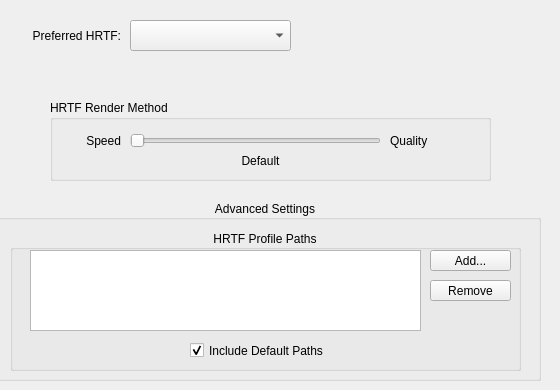
    <widget class="QWidget" name="tab_5">
     <attribute name="title">
      <string>HRTF</string>
     </attribute>
     <widget class="QGroupBox" name="groupBox_2">
      <property name="geometry">
       <rect>
        <x>-10</x>
        <y>200</y>
        <width>551</width>
        <height>181</height>
       </rect>
      </property>
      <property name="title">
       <string>Advanced Settings</string>
      </property>
      <property name="alignment">
       <set>Qt::AlignCenter</set>
      </property>
      <property name="checkable">
       <bool>false</bool>
      </property>
      <property name="checked">
       <bool>false</bool>
      </property>
      <widget class="QGroupBox" name="groupBox_6">
       <property name="geometry">
        <rect>
         <x>20</x>
         <y>30</y>
         <width>511</width>
         <height>141</height>
        </rect>
       </property>
       <property name="title">
        <string>HRTF Profile Paths</string>
       </property>
       <property name="alignment">
        <set>Qt::AlignCenter</set>
       </property>
       <widget class="QListWidget" name="hrtfFileList">
        <property name="geometry">
         <rect>
          <x>20</x>
          <y>20</y>
          <width>391</width>
          <height>81</height>
         </rect>
        </property>
        <property name="toolTip">
         <string>A list of additional paths containing HRTF data sets.</string>
        </property>
        <property name="dragDropMode">
         <enum>QAbstractItemView::InternalMove</enum>
        </property>
        <property name="alternatingRowColors">
         <bool>true</bool>
        </property>
        <property name="selectionMode">
         <enum>QAbstractItemView::ExtendedSelection</enum>
        </property>
        <property name="textElideMode">
         <enum>Qt::ElideNone</enum>
        </property>
       </widget>
       <widget class="QPushButton" name="hrtfAddButton">
        <property name="geometry">
         <rect>
          <x>420</x>
          <y>20</y>
          <width>81</width>
          <height>21</height>
         </rect>
        </property>
        <property name="text">
         <string>Add...</string>
        </property>
        <property name="icon">
         <iconset theme="list-add">
          <normaloff>.</normaloff>.</iconset>
        </property>
        <property name="flat">
         <bool>false</bool>
        </property>
       </widget>
       <widget class="QCheckBox" name="defaultHrtfPathsCheckBox">
        <property name="geometry">
         <rect>
          <x>180</x>
          <y>110</y>
          <width>151</width>
          <height>21</height>
         </rect>
        </property>
        <property name="toolTip">
         <string>Include the default system paths in addition to any
listed above.</string>
        </property>
        <property name="text">
         <string>Include Default Paths</string>
        </property>
        <property name="checked">
         <bool>true</bool>
        </property>
       </widget>
       <widget class="QPushButton" name="hrtfRemoveButton">
        <property name="geometry">
         <rect>
          <x>420</x>
          <y>50</y>
          <width>81</width>
          <height>21</height>
         </rect>
        </property>
        <property name="text">
         <string>Remove</string>
        </property>
        <property name="icon">
         <iconset theme="list-remove">
          <normaloff>.</normaloff>.</iconset>
        </property>
       </widget>
      </widget>
     </widget>
     <widget class="QLabel" name="label_12">
      <property name="geometry">
       <rect>
        <x>30</x>
        <y>20</y>
        <width>91</width>
        <height>31</height>
       </rect>
      </property>
      <property name="text">
       <string>Preferred HRTF:</string>
      </property>
      <property name="alignment">
       <set>Qt::AlignRight|Qt::AlignTrailing|Qt::AlignVCenter</set>
      </property>
     </widget>
     <widget class="QComboBox" name="preferredHrtfComboBox">
      <property name="geometry">
       <rect>
        <x>130</x>
        <y>20</y>
        <width>161</width>
        <height>31</height>
       </rect>
      </property>
      <property name="toolTip">
       <string>The default HRTF to use if the application doesn't request one.</string>
      </property>
     </widget>
     <widget class="QGroupBox" name="groupBox_9">
      <property name="geometry">
       <rect>
        <x>50</x>
        <y>100</y>
        <width>441</width>
        <height>81</height>
       </rect>
      </property>
      <property name="title">
       <string>HRTF Render Method</string>
      </property>
      <widget class="QLabel" name="label_31">
       <property name="geometry">
        <rect>
         <x>20</x>
         <y>30</y>
         <width>51</width>
         <height>21</height>
        </rect>
       </property>
       <property name="text">
        <string>Speed</string>
       </property>
       <property name="alignment">
        <set>Qt::AlignRight|Qt::AlignTrailing|Qt::AlignVCenter</set>
       </property>
      </widget>
      <widget class="QLabel" name="label_32">
       <property name="geometry">
        <rect>
         <x>340</x>
         <y>30</y>
         <width>51</width>
         <height>21</height>
        </rect>
       </property>
       <property name="text">
        <string>Quality</string>
       </property>
      </widget>
      <widget class="QSlider" name="hrtfmodeSlider">
       <property name="geometry">
        <rect>
         <x>80</x>
         <y>30</y>
         <width>251</width>
         <height>21</height>
        </rect>
       </property>
       <property name="orientation">
        <enum>Qt::Horizontal</enum>
       </property>
      </widget>
      <widget class="QLabel" name="hrtfmodeLabel">
       <property name="geometry">
        <rect>
         <x>50</x>
         <y>50</y>
         <width>321</width>
         <height>21</height>
        </rect>
       </property>
       <property name="text">
        <string>Default</string>
       </property>
       <property name="alignment">
        <set>Qt::AlignCenter</set>
       </property>
      </widget>
     </widget>
    </widget>
